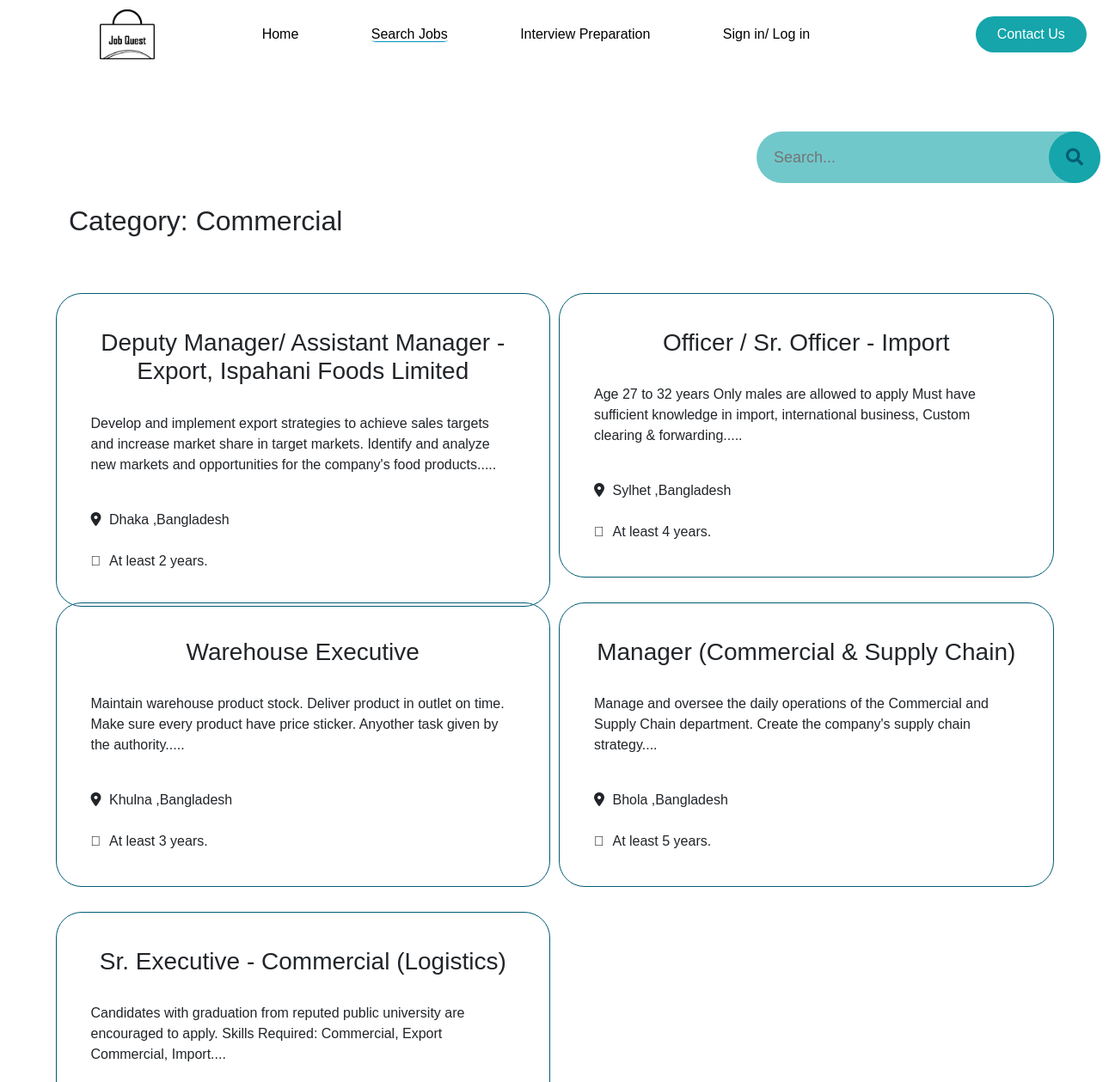
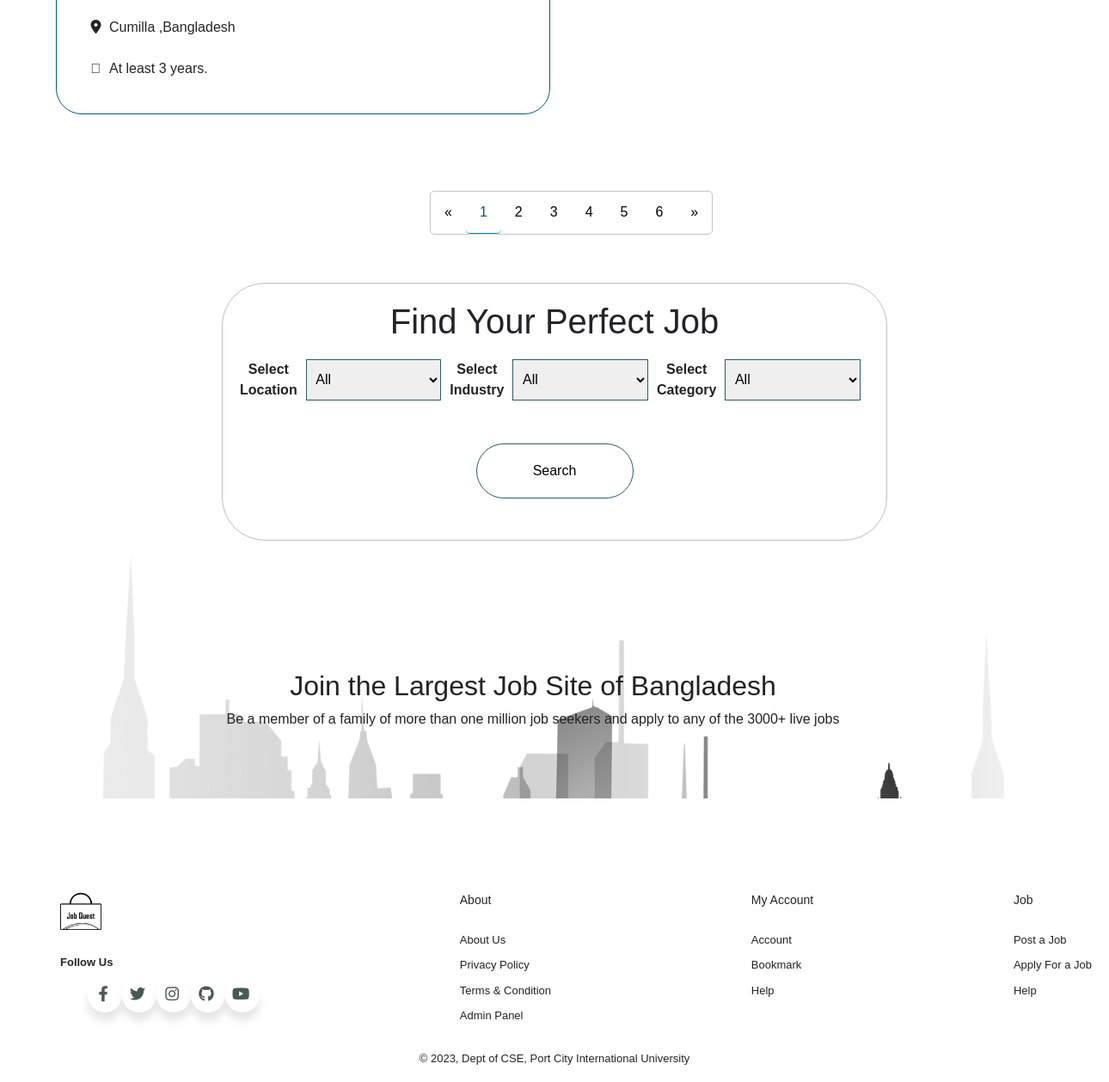
The app's page /c_commer.php with its own data (2 pictures, top to bottom).
### tables this page shows
CREATE TABLE `commer` (
  `com_id` int(10) NOT NULL,
  `Title` varchar(100) NOT NULL,
  `Description` varchar(200) NOT NULL,
  `Location` varchar(20) NOT NULL,
  `Experience` varchar(20) NOT NULL
);

### c_commer.php (the view, shortened to what this page needs)
<?php
include('dbconnect.php');
?>
<!DOCTYPE html>
<html lang="en">
<head>
    <link rel="stylesheet" href="bootstrap/css/bootstrap.min.css">
    <link rel="stylesheet" href="https://pro.fontawesome.com/releases/v5.15.4/css/all.css" />
    <link rel="stylesheet" href="category.css">
</head>
<body>
    <header>
        <span class="logo"><a href="index.php"><img src="./media/logo/logo.png" alt=""></a></span>
        <nav class="header">
            <ul class="nav_links">
                <li><a href="index.php">Home</a></li>
                <li><a class="active" href="search_jobs.php">Search Jobs</a></li>
                <li><a href="interviewprep.php">Interview Preparation</a></li>
                <li><a href="login.php" data-bs-toggle="modal" data-bs-target="#exampleModal" data-bs-whatever="@getbootstrap" id="text-white" aria-current="page">Sign in/ Log in</a></li>
            </ul>
        </nav>
        <a class="cta" href="contact.php"><button type="">Contact Us</button></a>
    </header>
    <div class="search-container">
        <div class="search_wrap search_wrap_3">
            <div class="search_box">
                <form method="post">
                    <input class="input" list="alljobs" type="text" name="alljobs" placeholder="Search..." required>
                    <div id="sbutton" class="btn btn_common">
                        <button name="search" class="fas fa-search"></button>
                    </div>
                </form>
            </div>
        </div>
    </div>
    <section>
        <h2 class="catergory-text">Category: Commercial</h2>
        <div class="new-jobs">
            <?php
            $ret1 = mysqli_query($con, "Select * From commer ");
            while ($result1 = mysqli_fetch_array($ret1)) {
            ?>
                <div class="full-new-jobs-divs" onclick="window.location.href='single_job.php?editid=<?php echo $result1['id']; ?>';">
                    <div class="new-jobs-divs">
                        <h3><?php echo $result1['Title']; ?></h3><br>
                        <p><?php echo $result1['Description']; ?>....</p><br>
                        <i class="fa-solid fa-location-dot"></i>
                        <span>
                            <?php echo $result1['Location']; ?>
                        </span><br>
                        <br> <i class="fal fa-briefcase"></i>
                        <span><?php echo $result1['Experience']; ?></span>
                    </div>
                </div>
            <?php
            }
            ?>
        </div>
    </section>
    <div class="pagination">
        <a href="#">&laquo;</a>
        <a href="#" class="active">1</a>
        <a href="#">2</a>
        <a href="#">3</a>
        <a href="#">4</a>
        <a href="#">5</a>
        <a href="#">6</a>
        <a href="#">&raquo;</a>
    </div>
    <section class="filter-section">
        <h1>Find Your Perfect Job</h1>
        <div class="filter">
            <label><b>Select Location</b></label>
            <select>
                <option>All</option>
            </select>
            <label><b>Select Industry</b></label>
            <select>
                <option>All</option>
            </select>
            <label><b>Select Category</b></label>
            <select>
                <option>All</option>
            </select>
        </div>
        <button name='search_filter' class="search-style">Search</button>
    </section>
    <section class="full-banner">
        <h2>Join the Largest Job Site of Bangladesh</h2>
        <p>Be a member of a family of more than one million job seekers
            and apply to any of the 3000+ live jobs</p>
    </section>
    <?php
    include('footer.php');
    ?>
</body>
</html>

### category.css (style rules this page uses)
* { margin: 0; font-family:'Trebuchet MS', 'Lucida Sans Unicode', 'Lucida Grande', 'Lucida Sans', Arial, sans-serif; }
header { display: flex; justify-content:space-around; align-items: center; padding: 40px 0px 20px 40px; height: 30px; margin-bottom: 20px; }
.logo img { width: 4rem; }
.logo a { cursor: pointer; font-size: xx-large; padding-left:50px; }
.nav_links { list-style: none; text-decoration: none; }
.nav_links li { display: inline-block; padding: 0 40px; margin-top: 15px; }
.nav_links li a { transition: all 0.3s ease 0s; text-decoration: none; color:rgb(12, 91, 156); color: black; }
.cta button { margin-left: 100px; padding: 9px 25px; background-color:rgb(21, 165, 170); border: none; border-radius: 50px; cursor: pointer; color: white; }
.active { border-bottom: 1px solid #0292be; border-width: 0.2%; border-radius: 10%; }
.search-container { padding: 25px 30px; }
.search-container .input { border: 0; outline: none; color: #222; background-color: rgba(21, 165, 170, 0.603); }
.search_wrap { margin: 48px 850px auto; }
.search_wrap .search_box { position: relative; width: 400px; height: 60px; }
.search_wrap .search_box .input { position: absolute; top: 0; left: 0; width: 100%; height: 100%; padding: 10px 20px; border-radius: 3px; font-size: 18px; }
#sbutton button { background-color: transparent; color:#015c75; border: none; padding: 20px; }
.search_wrap .search_box .btn { position: absolute; top: 0; right: 0; width: 60px; height: 100%; background: rgb(21, 165, 170); z-index: 1; cursor: pointer; }
.search_wrap .search_box .btn.btn_common .fas { background-color: transparent; border: none; position: absolute; top: 50%; left: 50%; transform: translate(-50%, -50%); color: white; font-size: 20px; }
.search_wrap.search_wrap_3 .search_box .input { padding-right: 80px; }
.search_wrap.search_wrap_3 .search_box .input { border-radius: 50px; }
.search_wrap.search_wrap_3 .search_box .btn { right: 0px; border-radius: 50%; }
.catergory-text { padding-left: 80px; }
.new-jobs { display: grid; grid-template-columns: repeat(2, 1fr); gap: 10px; margin:5%; margin-bottom: 70px; }
.new-jobs h3 { text-align: center; }
.new-jobs-divs span { padding-left: 5px; }
.new-jobs-divs { border:1px solid #015c75; margin-bottom: 40px; padding: 40px; border-radius: 30px; }
.full-new-jobs-divs { width: 100%; height: 350px; justify-content:space-around; }
.filter-section { border: 1px solid #2222224b; height: 300px; width: 60%; align-items: center; text-align: center; margin-left: 20%; padding:20px; border-radius: 50px; }
.filter { display: flex; margin-top: 20px; }
.filter select { padding: 0.9%; width: 40%; }
.filter label { color: #222; }
.filter select { border: 1px solid #295c6a; font-size: medium; margin-left: 10px; margin-right: 10px; }
.filter-section button, .search-style { margin-top: 50px; background-color: transparent; border: 0.5px solid #295c6a; border-radius: 50px; width: 25%; height: 25%; cursor: pointer; }
.full-banner { background-image:url(./media/img/building\ shadow.png); background-repeat: no-repeat; background-size: cover; height: 300px; text-align: center; padding-top: 150px; margin-right: 50px; color: #222; }
.pagination { display: inline-block; border:1px solid #C4C4C4; border-radius:5px; margin-left: 500px; margin-bottom: 50px; }
.pagination a { color: black; float: left; padding: 12px 16px; text-decoration: none; }
.pagination a.active { color:#015c75; border-radius: 5px; }

### records on screen
commer: Title "Deputy Manager/ Assistant Manager - Export, Ispahani Foods Limited", Description "Develop and implement export strategies to achieve sales targets and increase market share in target markets. Identify and analyze new markets and opportunities for the company's food products.", Location "Dhaka ,Bangladesh", Experience "At least 2 years."
commer: Title "Officer / Sr. Officer - Import", Description "Age 27 to 32 years Only males are allowed to apply Must have sufficient knowledge in import, international business, Custom clearing & forwarding.", Location "Sylhet ,Bangladesh", Experience "At least 4 years."
commer: Title "Warehouse Executive", Description "Maintain warehouse product stock. Deliver product in outlet on time. Make sure every product have price sticker. Anyother task given by the authority.", Location "Khulna ,Bangladesh", Experience "At least 3 years."
commer: Title "Manager (Commercial & Supply Chain)", Description "Manage and oversee the daily operations of the Commercial and Supply Chain department. Create the company's supply chain strategy", Location "Bhola ,Bangladesh", Experience "At least 5 years."
commer: Title "Sr. Executive - Commercial (Logistics)", Description "Candidates with graduation from reputed public university are encouraged to apply. Skills Required: Commercial, Export Commercial, Import", Location "Cumilla ,Bangladesh", Experience "At least 3 years."
